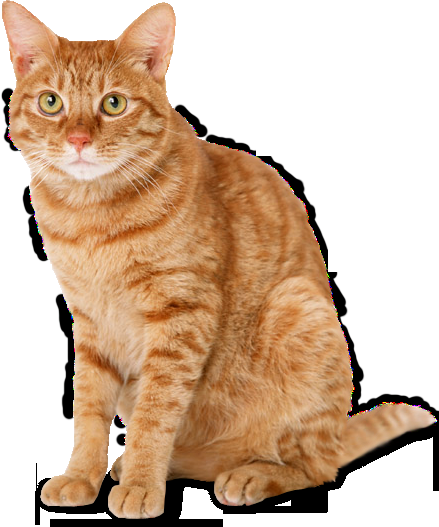
#> input picture resim.png, 439 x 527 px
$ jupyter execute Warpaffine.ipynb
#> lines starting #> are read from the running program, lines starting #| are printed output that depends on the picture
## Warpaffine

[cell 1]
import numpy as np
import cv2 as cv

[cell 2]
girdi = cv.imread("resim.png" , cv.IMREAD_COLOR)
#> girdi is the input picture: shape (527, 439, 3); mean B, G, R 159.2, 182.7, 210.1

[cell 3]
width , height , channel = girdi.shape
#> width = 527; height = 439; channel = 3

[cell 4]
center = (height // 2 , width // 2)
#> center = (219, 263)

[cell 5]
M = cv.getRotationMatrix2D(center, -45 , 1.0)

[cell 6]
cikti = cv.warpAffine(girdi , M , (width , height))
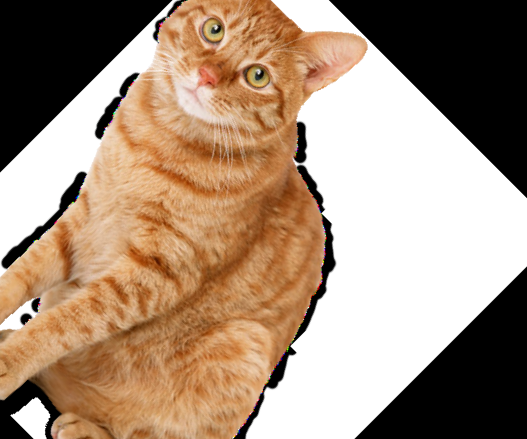
#> cikti: shape (439, 527, 3); mean B, G, R 122.9, 143.4, 167.2
cv.imshow("Girdi" , girdi)
cv.imshow("Çıktı" , cikti)
cv.waitKey()
cv.destroyAllWindows()
